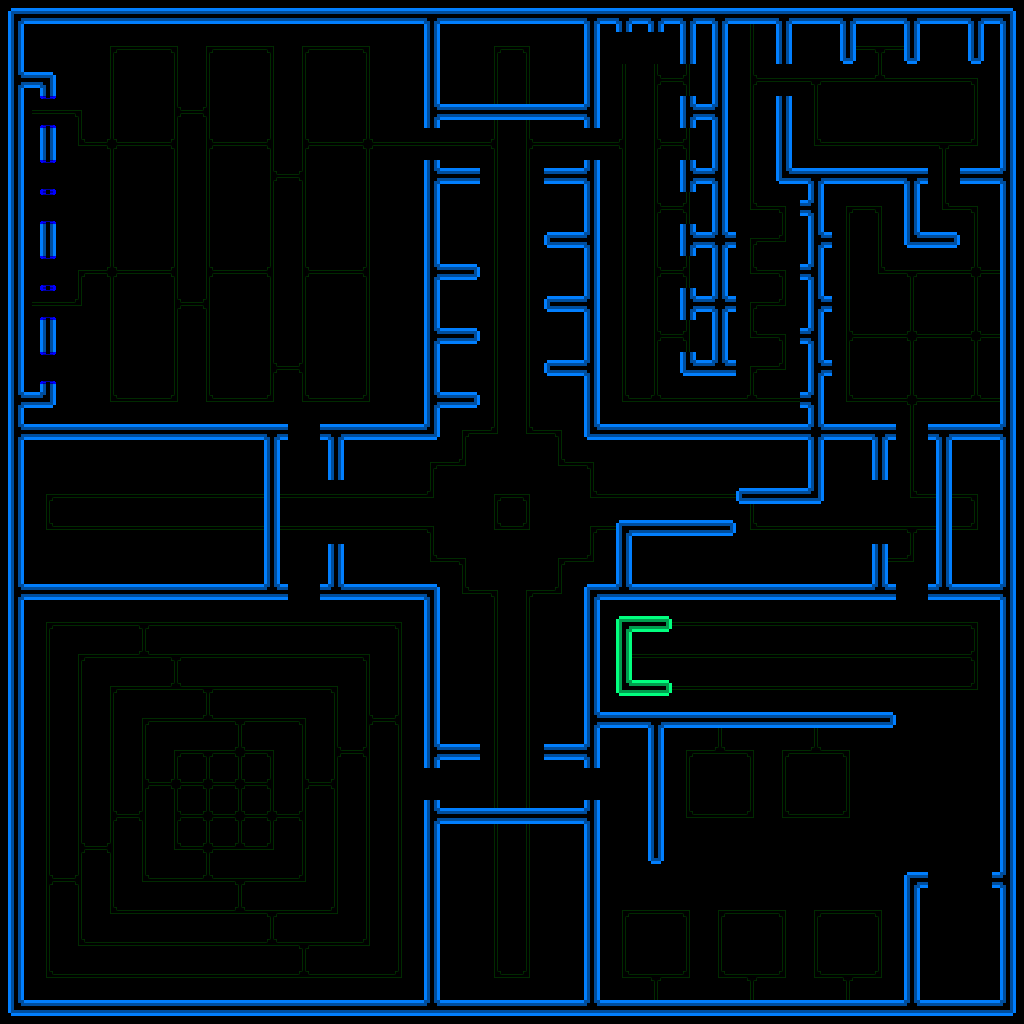

Tiled map render using the project's own tile images. Description and the map definition, with tile-layer contents summarised, below:
An orthogonal 32x32 tile map with 32x32 px tiles, 2 tile layers (Floor, Walls) and 146 objects (9x friend, 5x system alerts, 2x sick green virus, 2x sick green ice, 2x diagnostics security bay door, ...).

<map version="1.0" orientation="orthogonal" width="32" height="32" tilewidth="32" tileheight="32">
 <tileset firstgid="1" name="alive-tileset" tilewidth="32" tileheight="32">
  <image source="../../images/alive-tileset.png" trans="ff00ff" width="544" height="1344" />
 </tileset>
 <layer name="Floor" width="32" height="32">
  <data>[1024 cells, 535 non-empty, 11 distinct tile ids]</data>
 </layer>
 <layer name="Walls" width="32" height="32">
  <data>[1024 cells, 327 non-empty, 19 distinct tile ids]</data>
 </layer>
 <objectgroup draworder="topdown" name="Diagnostics" width="32" height="32">
  <object gid="120" x="896" y="608" />
  <object name="close door" x="608" y="832" width="32" height="32">
   <properties>
    <property name="close door behind" value="@trigger diagnostics west door" />
    <property name="spam" value="@message (diagnostics)" />
   </properties>
  </object>
  <object name="sick blue ice" gid="445" x="640" y="960" />
  <object name="sick green virus" gid="513" x="832" y="960" />
  <object gid="173" x="736" y="992" />
  <object gid="173" x="640" y="992" />
  <object name="sick green ice" gid="479" x="736" y="960" />
  <object name="sick green virus" gid="513" x="704" y="800" />
  <object gid="173" x="832" y="992" />
  <object gid="173" x="800" y="768" />
  <object gid="173" x="704" y="768" />
  <object name="the doctor" type="friend" gid="427" x="768" y="672">
   <properties>
    <property name="attack" value="1" />
    <property name="modes" value="magnet" />
    <property name="speed" value="1" />
    <property name="talk" value="@dialogue act 4 doctor" />
   </properties>
  </object>
  <object x="672" y="832" width="32" height="96">
   <properties>
    <property name="spam" value="@message whoa these are sick bots!" />
   </properties>
  </object>
  <object x="768" y="832" width="32" height="96">
   <properties>
    <property name="spam" value="@message what could have done this?" />
   </properties>
  </object>
  <object name="sick green ice" gid="479" x="800" y="800" />
  <object gid="194" x="608" y="672">
   <properties>
    <property name="call security" value="@trigger diagnostics security bay door" />
    <property name="enable floor alerts" value="@trigger system alerts" />
    <property name="hostilze doc" value="@trigger hostile doctor morph area" />
    <property name="scan dlg" value="@dialogue act 4 scanbox" />
   </properties>
  </object>
  <object gid="280" x="672" y="704" />
  <object name="diagnostics security bay door" gid="128" x="960" y="896">
   <properties>
    <property name="open" value="@ontrigger @transmute 131" />
   </properties>
  </object>
  <object name="diagnostics security bay door" gid="128" x="928" y="896">
   <properties>
    <property name="open" value="@ontrigger @transmute 131" />
   </properties>
  </object>
  <object gid="214" x="608" y="768" />
  <object name="green ice" type="ai" gid="461" x="960" y="928">
   <properties>
    <property name="attack" value="0.5" />
    <property name="speed" value="1" />
   </properties>
  </object>
  <object name="hostile doctor morph area" x="672" y="608" width="64" height="96">
   <properties>
    <property name="make hostiles" value="@ontrigger @setattr type_filter=friend type=ai" />
   </properties>
  </object>
  <object name="system alerts" x="768" y="608" width="32" height="96">
   <properties>
    <property name="enable" value="@ontrigger @addcounter" />
    <property name="spam" value="@ifcounter=1 @message ** alert! **" />
   </properties>
  </object>
  <object name="system alerts" x="832" y="608" width="32" height="96">
   <properties>
    <property name="enable" value="@ontrigger @addcounter" />
    <property name="spam" value="@ifcounter=1 @message ** anomaly on the loose! **" />
   </properties>
  </object>
  <object name="system alerts" x="800" y="608" width="32" height="96">
   <properties>
    <property name="enable" value="@ontrigger @addcounter" />
    <property name="spam" value="@ifcounter=1 @message ** alert! **" />
   </properties>
  </object>
  <object name="system alerts" x="864" y="608" width="32" height="96">
   <properties>
    <property name="enable" value="@ontrigger @addcounter" />
    <property name="spam" value="@ifcounter=1 @message ** hide your floppys! **" />
   </properties>
  </object>
  <object name="system alerts" x="896" y="768" width="96" height="32">
   <properties>
    <property name="enable" value="@ontrigger @addcounter" />
    <property name="spam" value="@ifcounter=1 @message &quot;Halt! Anomaly #00022!&quot;" />
   </properties>
  </object>
 </objectgroup>
 <objectgroup draworder="topdown" name="Build Lab" width="32" height="32">
  <object gid="280" x="320" y="928" />
  <object gid="280" x="384" y="992" />
  <object gid="280" x="32" y="992" />
  <object gid="280" x="160" y="864" />
  <object gid="240" x="192" y="832" />
  <object gid="240" x="192" y="800" />
  <object name="pink cpu" gid="244" x="224" y="800">
   <properties>
    <property name="become green" value="@ontrigger @transmute 240" />
   </properties>
  </object>
  <object gid="240" x="224" y="832" />
  <object gid="231" x="32" y="704" />
  <object gid="231" x="32" y="800" />
  <object gid="231" x="32" y="928" />
  <object gid="279" x="384" y="640" />
  <object type="term" gid="278" x="256" y="768">
   <properties>
    <property name="get upgrade" value="@give %upgrade" />
    <property name="patch server" value="@dialogue act 4 patch build server" />
    <property name="touch pink cpu" value="@trigger pink cpu" />
    <property name="transmute" value="@give %transmute 283" />
    <property name="upgrde msg" value="@give %dialogue upgrade station" />
   </properties>
  </object>
  <object gid="283" x="96" y="928" />
  <object gid="281" x="32" y="640" />
  <object gid="280" x="256" y="864" />
  <object name="blue ice" type="friend" gid="427" x="320" y="832">
   <properties>
    <property name="modes" value="updown,random" />
   </properties>
  </object>
  <object name="blue ice" type="friend" gid="427" x="96" y="768">
   <properties>
    <property name="modes" value="updown,random" />
    <property name="speed" value="1.3" />
   </properties>
  </object>
  <object name="processing north door" gid="120" x="288" y="608">
   <properties>
    <property name="open me" value="@transmute 123" />
   </properties>
  </object>
  <object name="processing east door" gid="124" x="416" y="800">
   <properties>
    <property name="open me" value="@transmute 127" />
   </properties>
  </object>
  <object gid="231" x="32" y="832" />
  <object name="diagnostics west door" gid="132" x="576" y="800">
   <properties>
    <property name="close" value="@ontrigger @transmute 132" />
    <property name="open" value="@transmute 135" />
   </properties>
  </object>
  <object gid="283" x="320" y="704" />
  <object gid="280" x="160" y="768" />
  <object gid="280" x="96" y="704" />
  <object x="256" y="608" width="96" height="32">
   <properties>
    <property name="spam" value="@message (build lab)" />
   </properties>
  </object>
 </objectgroup>
 <objectgroup draworder="topdown" name="Storage" width="32" height="32">
  <!-- 40 objects omitted --></objectgroup>
 <objectgroup draworder="topdown" name="The Conduit" width="32" height="32">
  <!-- 33 objects omitted --></objectgroup>
 <objectgroup draworder="topdown" name="Transport Hub" width="32" height="32">
  <!-- 20 objects omitted --></objectgroup>
</map>
<!-- 93 of 146 objects omitted -->
